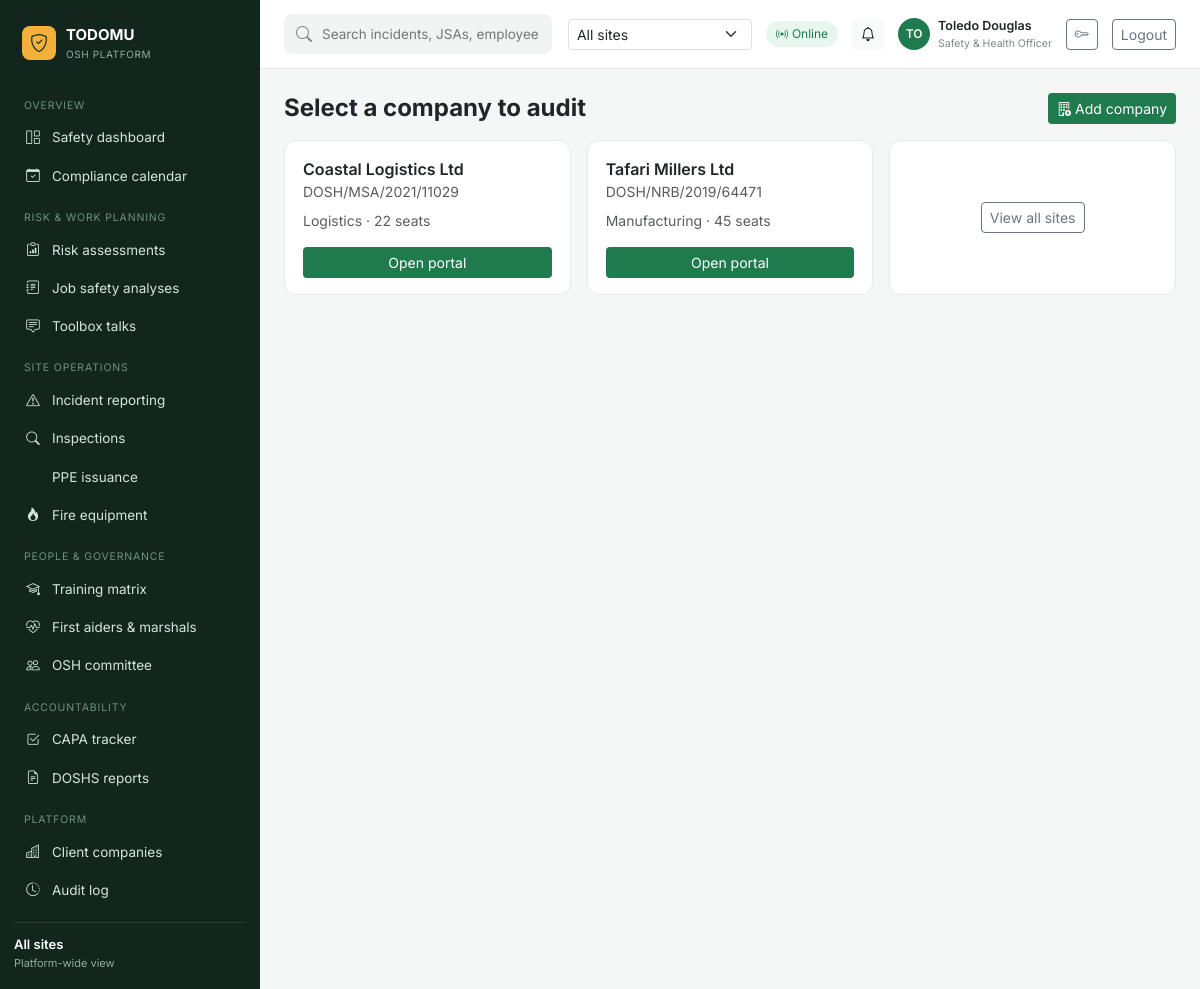
/select-org/ (signed in), run on the app's committed database.
### apps/accounts/models.py (models this page shows, shortened)
class User(AbstractUser):
    class Role(models.TextChoices):
        PLATFORM_ADMIN = "platform_admin", "Platform Admin (Auditor)"
        ORG_ADMIN = "org_admin", "Organization Admin (Safety & Health Officer)"
        ORG_STAFF = "org_staff", "Organization Staff"
    role = models.CharField(max_length=20, choices=Role.choices, default=Role.ORG_STAFF)
    job_title = models.CharField(max_length=150, blank=True)
    phone = models.CharField(max_length=30, blank=True)
    organization = models.ForeignKey(
        "organizations.Organization",
        on_delete=models.SET_NULL,
        null=True,
        blank=True,
        related_name="members",
    )
    @property
    def is_platform_admin(self):
        return self.role == self.Role.PLATFORM_ADMIN or self.is_superuser

### apps/organizations/models.py (models this page shows, shortened)
class Organization(models.Model):
    name = models.CharField(max_length=255)
    slug = models.SlugField(max_length=255, unique=True)
    dosh_reg_no = models.CharField("DOSH/NRB Registration No.", max_length=100, blank=True)
    industry = models.CharField(max_length=150, blank=True)
    seats = models.PositiveIntegerField(default=10, help_text="Number of employees/seats")
    is_active = models.BooleanField(default=True)
    logo = models.ImageField(upload_to="org_logos/", blank=True, null=True)
    created_at = models.DateTimeField(default=timezone.now)
    class Meta:
        ordering = ["name"]

### apps/dashboard/views.py (the view)
# urls.py: path("select-org/", views.SelectOrganizationView.as_view(), name="select_org"),
class SelectOrganizationView(PlatformAdminRequiredMixin, ListView):
    model = Organization
    template_name = "dashboard/select_org.html"
    context_object_name = "organizations"
    queryset = Organization.objects.filter(is_active=True).order_by("name")

### apps/core/context_processors.py (called while the page is built)
def tenant_context(request):
    ctx = {
        "active_organization": getattr(request, "organization", None),
        "is_all_sites": getattr(request, "is_all_sites", False),
    }
    user = getattr(request, "user", None)
    if user is not None and user.is_authenticated and getattr(user, "is_platform_admin", False):
        ctx["switchable_organizations"] = Organization.objects.filter(is_active=True).order_by("name")
    return ctx

### apps/core/current_user.py (called while the page is built)
    def __call__(self, request):
        _thread_locals.user = getattr(request, "user", None)
        try:
            response = self.get_response(request)
        finally:
            _thread_locals.user = None
        return response

### apps/core/mixins.py (called while the page is built)
    def dispatch(self, request, *args, **kwargs):
        if not request.user.is_authenticated or not getattr(request.user, "is_platform_admin", False):
            raise PermissionDenied("Platform admin access only.")
        return super().dispatch(request, *args, **kwargs)

### templates/dashboard/select_org.html (shortened to what this page needs)
{% extends "base.html" %}
{% block content %}
<div class="d-flex justify-content-between align-items-center mb-3">
  <h4 class="fw-bold mb-0">Select a company to audit</h4>
  <a href="{% url 'organizations:add' %}" class="btn btn-sm text-white" style="background:#1f7a4d;"><i class="bi bi-building-add me-1"></i>Add company</a>
</div>
<div class="row g-3">
  {% for org in organizations %}
  <div class="col-md-4">
    <div class="panel-card h-100">
      <div class="fw-semibold">{{ org.name }}</div>
      <div class="text-muted small mb-2">{{ org.dosh_reg_no }}</div>
      <div class="small text-muted mb-3">{{ org.industry }} · {{ org.seats }} seats</div>
      <form method="post" action="{% url 'dashboard:switch_org' %}">
        <button class="btn btn-sm w-100" style="background:#1f7a4d;color:#fff;">Open portal</button>
      </form>
    </div>
  </div>
  {% empty %}
  <p class="text-muted">No organizations yet. Add one in the <a href="/admin/organizations/organization/add/">admin</a>.</p>
  {% endfor %}
  <div class="col-md-4">
    <div class="panel-card h-100 d-flex flex-column justify-content-center align-items-center">
      <form method="post" action="{% url 'dashboard:switch_org' %}">
        <button class="btn btn-sm btn-outline-secondary">View all sites</button>
      </form>
    </div>
  </div>
</div>
{% endblock %}

### templates/base.html (shortened to what this page needs)
<!DOCTYPE html>
<html lang="en">
<head>
<link href="https://cdn.jsdelivr.net/npm/bootstrap@5.3.3/dist/css/bootstrap.min.css" rel="stylesheet">
<link rel="stylesheet" href="https://cdn.jsdelivr.net/npm/bootstrap-icons@1.11.3/font/bootstrap-icons.css">
<link rel="stylesheet" href="/static/css/app.css">
</head>
<body>
{% if user.is_authenticated %}
<div class="app-shell">
  <aside class="sidebar">
    <div class="brand">
      <span class="brand-icon"><i class="bi bi-shield-check"></i></span>
      <div>
        <div class="brand-title">TODOMU</div>
        <div class="brand-sub">OSH PLATFORM</div>
      </div>
    </div>
    <nav class="nav-groups">
      <div class="nav-group-label">Overview</div>
      <a class="nav-link {% if request.resolver_match.view_name == 'dashboard:home' %}active{% endif %}" href="{% url 'dashboard:home' %}"><i class="bi bi-grid-1x2"></i> Safety dashboard</a>
      <a class="nav-link {% if request.resolver_match.url_name == 'calendar' %}active{% endif %}" href="{% url 'doshs:calendar' %}"><i class="bi bi-calendar-check"></i> Compliance calendar</a>
      <div class="nav-group-label">Risk &amp; work planning</div>
      <a class="nav-link {% if 'risk-assessments' in request.path %}active{% endif %}" href="{% url 'risk:list' %}"><i class="bi bi-clipboard-data"></i> Risk assessments</a>
      <a class="nav-link {% if 'job-safety-analyses' in request.path %}active{% endif %}" href="{% url 'jsa:list' %}"><i class="bi bi-journal-text"></i> Job safety analyses</a>
      <a class="nav-link {% if 'toolbox-talks' in request.path %}active{% endif %}" href="{% url 'toolbox:list' %}"><i class="bi bi-chat-square-text"></i> Toolbox talks</a>
      <div class="nav-group-label">Site operations</div>
      <a class="nav-link {% if 'incidents' in request.path %}active{% endif %}" href="{% url 'incidents:list' %}"><i class="bi bi-exclamation-triangle"></i> Incident reporting</a>
      <a class="nav-link {% if 'inspections' in request.path %}active{% endif %}" href="{% url 'inspections:list' %}"><i class="bi bi-search"></i> Inspections</a>
      <a class="nav-link {% if 'ppe' in request.path %}active{% endif %}" href="{% url 'ppe:list' %}"> PPE issuance</a>
      <a class="nav-link {% if 'fire' in request.path %}active{% endif %}" href="{% url 'fire:list' %}"><i class="bi bi-fire"></i> Fire equipment</a>
      <div class="nav-group-label">People &amp; governance</div>
      <a class="nav-link {% if 'training' in request.path %}active{% endif %}" href="{% url 'training:list' %}"><i class="bi bi-mortarboard"></i> Training matrix</a>
      <a class="nav-link {% if 'first-aiders' in request.path %}active{% endif %}" href="{% url 'first_aiders:list' %}"><i class="bi bi-heart-pulse"></i> First aiders &amp; marshals</a>
      <a class="nav-link {% if 'osh-committee' in request.path %}active{% endif %}" href="{% url 'committee:list' %}"><i class="bi bi-people"></i> OSH committee</a>
      <div class="nav-group-label">Accountability</div>
      <a class="nav-link {% if 'capa' in request.path %}active{% endif %}" href="{% url 'capa:list' %}"><i class="bi bi-check2-square"></i> CAPA tracker</a>
      <a class="nav-link {% if 'doshs' in request.path %}active{% endif %}" href="{% url 'doshs:list' %}"><i class="bi bi-file-earmark-text"></i> DOSHS reports</a>
      {% if user.is_platform_admin %}
      <div class="nav-group-label">Platform</div>
      <a class="nav-link {% if 'companies' in request.path %}active{% endif %}" href="{% url 'organizations:list' %}"><i class="bi bi-buildings"></i> Client companies</a>
      <a class="nav-link" href="/admin/core/auditlogentry/"><i class="bi bi-clock-history"></i> Audit log</a>
      {% endif %}
    </nav>
    <div class="sidebar-footer">
      {% if active_organization %}
        <div class="org-name">{{ active_organization.name }}</div>
        <div class="org-meta">{{ active_organization.dosh_reg_no }}</div>
        <div class="org-meta">Growth — {{ active_organization.seats }} seats</div>
      {% elif is_all_sites %}
        <div class="org-name">All sites</div>
        <div class="org-meta">Platform-wide view</div>
      {% endif %}
    </div>
  </aside>
  <div class="main-col">
    <header class="topbar">
      <form class="search-box" action="{% url 'search:results' %}" method="get">
        <i class="bi bi-search"></i>
        <input type="text" name="q" value="{{ request.GET.q }}" placeholder="Search incidents, JSAs, employees, DOSHS records...">
      </form>
      <div class="topbar-right">
        {% if switchable_organizations %}
        <form method="post" action="{% url 'dashboard:switch_org' %}" class="org-switcher">
          <select name="organization_id" onchange="this.form.submit()" class="form-select form-select-sm">
            <option value="ALL" {% if is_all_sites %}selected{% endif %}>All sites</option>
          </select>
        </form>
        {% endif %}
        <span class="badge-online"><i class="bi bi-broadcast"></i> Online</span>
        <div class="dropdown">
          <button class="btn btn-sm btn-light position-relative" type="button" id="notifBell" data-bs-toggle="dropdown" aria-expanded="false">
            <i class="bi bi-bell"></i>
          </button>
        </div>
        <div class="user-chip">
          <div class="avatar">{{ user.get_full_name|default:user.username|slice:":2"|upper }}</div>
          <div>
            <div class="u-name">{{ user.get_full_name|default:user.username }}</div>
            <div class="u-role">{{ user.job_title|default:user.get_role_display }}</div>
          </div>
        </div>
        <a href="{% url 'password_change' %}" class="btn btn-sm btn-outline-secondary"><i class="bi bi-key"></i></a>
        <a href="{% url 'logout' %}" class="btn btn-sm btn-outline-secondary">Logout</a>
      </div>
    </header>
    <main class="content">
      {% block content %}{% endblock %}
    </main>
  </div>
</div>
{% else %}
  {% block auth_content %}{% endblock %}
{% endif %}
</body>
</html>

### static/css/app.css (style rules this page uses)
:root { --sidebar-bg: #12261e; --sidebar-fg: #cfe3d8; --accent-green: #1f7a4d; --accent-amber: #b8860b; --bg: #f5f7f6; --card-border: #e6e9e8; }
* { font-family: 'Inter', sans-serif; }
body { background: var(--bg); margin: 0; }
.app-shell { display: flex; min-height: 100vh; }
.sidebar { width: 260px; background: var(--sidebar-bg); color: var(--sidebar-fg); display: flex; flex-direction: column; padding: 18px 14px; flex-shrink: 0; }
.brand { display: flex; align-items: center; gap: 10px; padding: 6px 8px 20px; }
.brand-icon { background: #f3b13c; color: #12261e; width: 34px; height: 34px; border-radius: 8px; display: flex; align-items: center; justify-content: center; font-size: 18px; }
.brand-title { font-weight: 700; font-size: 15px; color: #fff; }
.brand-sub { font-size: 10px; letter-spacing: .06em; color: #8fae9d; }
.nav-groups { flex: 1; overflow-y: auto; }
.nav-group-label { font-size: 10.5px; letter-spacing: .08em; color: #6f9080; margin: 16px 10px 6px; text-transform: uppercase; }
.nav-link { display: flex; align-items: center; gap: 10px; color: #d6e6dc; padding: 8px 10px; border-radius: 8px; font-size: 13.5px; text-decoration: none; margin-bottom: 2px; }
.nav-link i { width: 18px; text-align: center; }
.sidebar-footer { border-top: 1px solid #24402f; padding-top: 12px; margin-top: 12px; }
.org-name { font-weight: 600; font-size: 13px; color: #fff; }
.org-meta { font-size: 11px; color: #8fae9d; }
.main-col { flex: 1; display: flex; flex-direction: column; min-width: 0; }
.topbar { display: flex; align-items: center; justify-content: space-between; padding: 14px 24px; background: #fff; border-bottom: 1px solid var(--card-border); gap: 16px; }
.search-box { display: flex; align-items: center; gap: 8px; background: #f2f4f3; border-radius: 8px; padding: 8px 12px; flex: 1; max-width: 480px; color: #7c8a83; }
.search-box input { border: none; background: transparent; outline: none; width: 100%; font-size: 13.5px; }
.topbar-right { display: flex; align-items: center; gap: 14px; }
.badge-online { background: #e7f6ee; color: #1f7a4d; font-size: 12px; padding: 4px 10px; border-radius: 20px; display: flex; align-items: center; gap: 4px; }
.user-chip { display: flex; align-items: center; gap: 8px; }
.avatar { width: 32px; height: 32px; border-radius: 50%; background: #1f7a4d; color: #fff; display: flex; align-items: center; justify-content: center; font-size: 12px; font-weight: 600; }
.u-name { font-size: 12.5px; font-weight: 600; }
.u-role { font-size: 10.5px; color: #7c8a83; }
.org-switcher select { min-width: 150px; }
.content { padding: 24px; }
.kpi-card, .panel-card { background: #fff; border: 1px solid var(--card-border); border-radius: 12px; padding: 16px 18px; }

### data on the page
User: get_full_name "TO", get_full_name "Toledo Douglas", job_title "Safety & Health Officer"
Organization: name "Coastal Logistics Ltd", dosh_reg_no "DOSH/MSA/2021/11029", industry "Logistics", seats "22"
Organization: name "Tafari Millers Ltd", dosh_reg_no "DOSH/NRB/2019/64471", industry "Manufacturing", seats "45"
